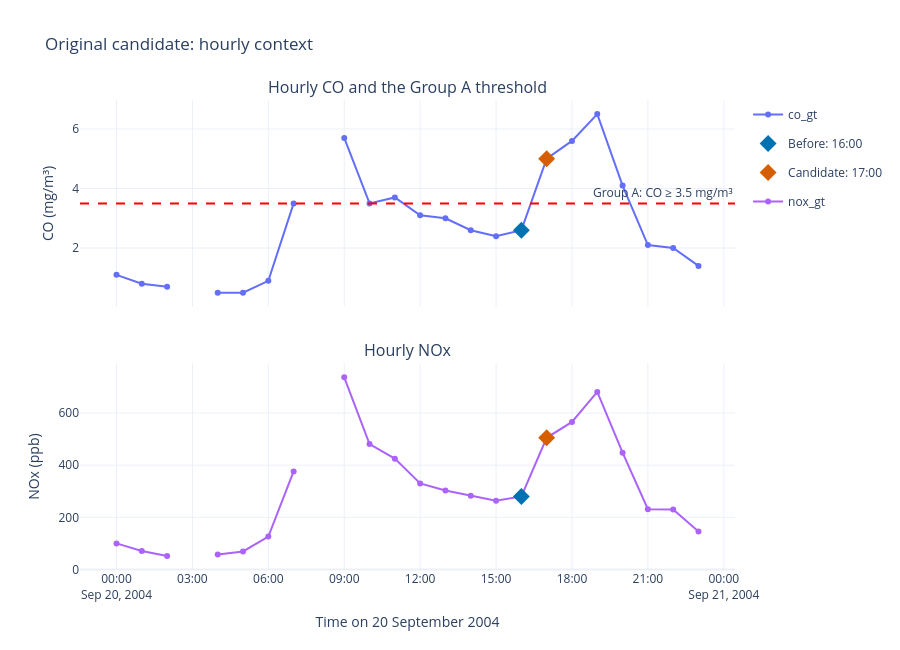
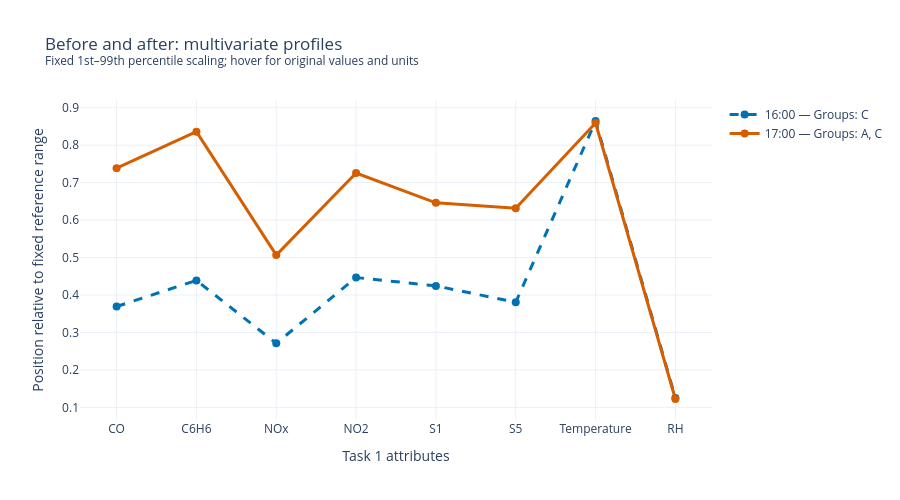

The notebook cell these images were saved under, in order:
### Markdown cell above
## 4. Interactive re-examination of the original candidate

The original candidate, 20 September 2004 at 17:00, is
re-examined using interactive hourly views and a comparison
of the multivariate profiles immediately before and after it.

The views distinguish changes in group membership from
changes in pollutant, sensor and environmental attributes.
Groups may overlap.

### Code cell
import pandas as pd
import numpy as np
import plotly.graph_objects as go
from plotly.subplots import make_subplots

# ---------- Prepare a separate plotting copy ----------
event_data = df.copy()
event_data["timestamp"] = pd.to_datetime(
    event_data["timestamp"]
)

# Keep the original Task 1 group definitions.
event_data["group_a"] = event_data["co_gt"] >= 3.5
event_data["group_b"] = (
    (event_data["co_gt"] <= 0.9)
    & (event_data["nox_gt"] <= 90)
)
event_data["group_c"] = (
    (event_data["t"] >= 26)
    & (event_data["rh"] <= 35)
)
event_data["group_d"] = event_data["t"] <= 10

def membership_label(row):
    groups = [
        name
        for name, column in [
            ("A", "group_a"),
            ("B", "group_b"),
            ("C", "group_c"),
            ("D", "group_d")
        ]
        if row[column]
    ]
    return ", ".join(groups) if groups else "None"

event_data["memberships"] = event_data.apply(
    membership_label, axis=1
)

before_time = pd.Timestamp("2004-09-20 16:00")
after_time = pd.Timestamp("2004-09-20 17:00")

indexed = event_data.set_index("timestamp").sort_index()

assert indexed.index.is_unique, "Duplicate timestamps found."
assert before_time in indexed.index
assert after_time in indexed.index

# Reindex to all 24 hours: missing observations remain gaps.
day_index = pd.date_range(
    "2004-09-20 00:00",
    "2004-09-20 23:00",
    freq="h"
)
event_day = indexed.reindex(day_index)

profiles = indexed.loc[[before_time, after_time]].copy()

# ---------- Figure 1: interactive hourly context ----------
fig = make_subplots(
    rows=2,
    cols=1,
    shared_xaxes=True,
    subplot_titles=[
        "Hourly CO and the Group A threshold",
        "Hourly NOx"
    ],
    vertical_spacing=0.12
)

for row_number, column, unit in [
    (1, "co_gt", "mg/m³"),
    (2, "nox_gt", "ppb")
]:
    fig.add_trace(
        go.Scatter(
            x=event_day.index,
            y=event_day[column],
            mode="lines+markers",
            connectgaps=False,
            name=column,
            customdata=event_day["memberships"]
                .fillna("Missing complete observation")
                .to_numpy(),
            hovertemplate=(
                "%{x|%d %b %H:%M}"
                f"<br>Value: %{{y:.2f}} {unit}"
                "<br>Groups: %{customdata}"
                "<extra></extra>"
            )
        ),
        row=row_number,
        col=1
    )

    for timestamp, colour, label in [
        (before_time, "#0072B2", "Before: 16:00"),
        (after_time, "#D55E00", "Candidate: 17:00")
    ]:
        fig.add_trace(
            go.Scatter(
                x=[timestamp],
                y=[indexed.loc[timestamp, column]],
                mode="markers",
                marker=dict(
                    size=13,
                    color=colour,
                    symbol="diamond"
                ),
                name=label,
                legendgroup=label,
                showlegend=(row_number == 1),
                hovertemplate=(
                    f"{label}"
                    f"<br>%{{y:.2f}} {unit}"
                    "<extra></extra>"
                )
            ),
            row=row_number,
            col=1
        )

fig.add_hline(
    y=3.5,
    line_dash="dash",
    line_color="red",
    annotation_text="Group A: CO ≥ 3.5 mg/m³",
    row=1,
    col=1
)

fig.update_yaxes(title_text="CO (mg/m³)", row=1, col=1)
fig.update_yaxes(title_text="NOx (ppb)", row=2, col=1)
fig.update_xaxes(title_text="Time on 20 September 2004", row=2, col=1)

fig.update_layout(
    title="Original candidate: hourly context",
    template="plotly_white",
    height=650,
    hovermode="x unified"
)

fig.show()

# ---------- Figure 2: interactive multivariate profiles ----------
attributes = [
    "co_gt", "c6h6_gt", "nox_gt", "no2_gt",
    "s1_co", "s5_o3", "t", "rh"
]

labels = [
    "CO", "C6H6", "NOx", "NO2",
    "S1", "S5", "Temperature", "RH"
]

units = [
    "mg/m³", "µg/m³", "ppb", "µg/m³",
    "sensor response", "sensor response", "°C", "%"
]

# Fixed reference scale across the complete dataset.
# Values outside this range are retained, not clipped.
lower = event_data[attributes].quantile(0.01)
upper = event_data[attributes].quantile(0.99)
span = (upper - lower).replace(0, np.nan)

profile_fig = go.Figure()

for timestamp, colour, dash in [
    (before_time, "#0072B2", "dash"),
    (after_time, "#D55E00", "solid")
]:
    record = profiles.loc[timestamp]
    raw_values = record[attributes].astype(float)
    scaled_values = (raw_values - lower) / span

    hover_details = [
        f"{label}: {value:.2f} {unit}"
        for label, value, unit
        in zip(labels, raw_values, units)
    ]

    profile_fig.add_trace(
        go.Scatter(
            x=labels,
            y=scaled_values,
            mode="lines+markers",
            name=(
                f"{timestamp:%H:%M} — "
                f"Groups: {record['memberships']}"
            ),
            line=dict(color=colour, dash=dash, width=3),
            marker=dict(size=8),
            text=hover_details,
            hovertemplate="%{text}<extra>%{fullData.name}</extra>"
        )
    )

profile_fig.update_layout(
    title=(
        "Before and after: multivariate profiles"
        "<br><sup>Fixed 1st–99th percentile scaling; "
        "hover for original values and units</sup>"
    ),
    xaxis_title="Task 1 attributes",
    yaxis_title="Position relative to fixed reference range",
    template="plotly_white",
    height=500,
    hovermode="closest"
)

profile_fig.show()

# Exact membership audit.
display(
    profiles[
        attributes
        + ["group_a", "group_b", "group_c", "group_d", "memberships"]
    ]
)

### Figure 1 — Plotly figure (JSON) as saved in the notebook; plotly's stock layout.template omitted (floating-point values rounded to 4 significant figures)
{"data": [{"connectgaps": false, "customdata": ["None", "B", "B", "Missing complete observation", "B", "B", "None", "A", "Missing complete observation", "A", "A", "A, C", "C", "C", "C", "C", "C", "A, C", "A, C", "A, C", "A, C", "None", "None", "None"], "hovertemplate": "%{x|%d %b %H:%M}<br>Value: %{y:.2f} mg/m³<br>Groups: %{customdata}<extra></extra>", "mode": "lines+markers", "name": "co_gt", "type": "scatter", "x": ["2004-09-20T00:00:00.000000", "2004-09-20T01:00:00.000000", "2004-09-20T02:00:00.000000", "2004-09-20T03:00:00.000000", "2004-09-20T04:00:00.000000", "2004-09-20T05:00:00.000000", "2004-09-20T06:00:00.000000", "2004-09-20T07:00:00.000000", "2004-09-20T08:00:00.000000", "2004-09-20T09:00:00.000000", "2004-09-20T10:00:00.000000", "2004-09-20T11:00:00.000000", "2004-09-20T12:00:00.000000", "2004-09-20T13:00:00.000000", "2004-09-20T14:00:00.000000", "2004-09-20T15:00:00.000000", "2004-09-20T16:00:00.000000", "2004-09-20T17:00:00.000000", "2004-09-20T18:00:00.000000", "2004-09-20T19:00:00.000000", "2004-09-20T20:00:00.000000", "2004-09-20T21:00:00.000000", "2004-09-20T22:00:00.000000", "2004-09-20T23:00:00.000000"], "xaxis": "x", "y": [1.1, 0.8, 0.7, NaN, 0.5, 0.5, 0.9, 3.5, NaN, 5.7, 3.5, 3.7, 3.1, 3.0, 2.6, 2.4, 2.6, 5.0, 5.6, 6.5, 4.1, 2.1, 2.0, 1.4], "yaxis": "y"}, {"hovertemplate": "Before: 16:00<br>%{y:.2f} mg/m³<extra></extra>", "legendgroup": "Before: 16:00", "marker": {"color": "#0072B2", "size": 13, "symbol": "diamond"}, "mode": "markers", "name": "Before: 16:00", "showlegend": true, "type": "scatter", "x": ["2004-09-20T16:00:00"], "xaxis": "x", "y": [2.6], "yaxis": "y"}, {"hovertemplate": "Candidate: 17:00<br>%{y:.2f} mg/m³<extra></extra>", "legendgroup": "Candidate: 17:00", "marker": {"color": "#D55E00", "size": 13, "symbol": "diamond"}, "mode": "markers", "name": "Candidate: 17:00", "showlegend": true, "type": "scatter", "x": ["2004-09-20T17:00:00"], "xaxis": "x", "y": [5], "yaxis": "y"}, {"connectgaps": false, "customdata": ["None", "B", "B", "Missing complete observation", "B", "B", "None", "A", "Missing complete observation", "A", "A", "A, C", "C", "C", "C", "C", "C", "A, C", "A, C", "A, C", "A, C", "None", "None", "None"], "hovertemplate": "%{x|%d %b %H:%M}<br>Value: %{y:.2f} ppb<br>Groups: %{customdata}<extra></extra>", "mode": "lines+markers", "name": "nox_gt", "type": "scatter", "x": ["2004-09-20T00:00:00.000000", "2004-09-20T01:00:00.000000", "2004-09-20T02:00:00.000000", "2004-09-20T03:00:00.000000", "2004-09-20T04:00:00.000000", "2004-09-20T05:00:00.000000", "2004-09-20T06:00:00.000000", "2004-09-20T07:00:00.000000", "2004-09-20T08:00:00.000000", "2004-09-20T09:00:00.000000", "2004-09-20T10:00:00.000000", "2004-09-20T11:00:00.000000", "2004-09-20T12:00:00.000000", "2004-09-20T13:00:00.000000", "2004-09-20T14:00:00.000000", "2004-09-20T15:00:00.000000", "2004-09-20T16:00:00.000000", "2004-09-20T17:00:00.000000", "2004-09-20T18:00:00.000000", "2004-09-20T19:00:00.000000", "2004-09-20T20:00:00.000000", "2004-09-20T21:00:00.000000", "2004-09-20T22:00:00.000000", "2004-09-20T23:00:00.000000"], "xaxis": "x2", "y": [100.0, 71.0, 52.0, NaN, 57.0, 69.0, 126.0, 376.0, NaN, 737.0, 481.0, 425.0, 330.0, 303.0, 283.0, 264.0, 280.0, 505.0, 566.0, 681.0, 448.0, 231.0, 230.0, 146.0], "yaxis": "y2"}, {"hovertemplate": "Before: 16:00<br>%{y:.2f} ppb<extra></extra>", "legendgroup": "Before: 16:00", "marker": {"color": "#0072B2", "size": 13, "symbol": "diamond"}, "mode": "markers", "name": "Before: 16:00", "showlegend": false, "type": "scatter", "x": ["2004-09-20T16:00:00"], "xaxis": "x2", "y": [280], "yaxis": "y2"}, {"hovertemplate": "Candidate: 17:00<br>%{y:.2f} ppb<extra></extra>", "legendgroup": "Candidate: 17:00", "marker": {"color": "#D55E00", "size": 13, "symbol": "diamond"}, "mode": "markers", "name": "Candidate: 17:00", "showlegend": false, "type": "scatter", "x": ["2004-09-20T17:00:00"], "xaxis": "x2", "y": [505], "yaxis": "y2"}], "layout": {"annotations": [{"font": {"size": 16}, "showarrow": false, "text": "Hourly CO and the Group A threshold", "x": 0.5, "xanchor": "center", "xref": "paper", "y": 1, "yanchor": "bottom", "yref": "paper"}, {"font": {"size": 16}, "showarrow": false, "text": "Hourly NOx", "x": 0.5, "xanchor": "center", "xref": "paper", "y": 0.44, "yanchor": "bottom", "yref": "paper"}, {"showarrow": false, "text": "Group A: CO ≥ 3.5 mg/m³", "x": 1, "xanchor": "right", "xref": "x domain", "y": 3.5, "yanchor": "bottom", "yref": "y"}], "height": 650, "hovermode": "x unified", "shapes": [{"line": {"color": "red", "dash": "dash"}, "type": "line", "x0": 0, "x1": 1, "xref": "x domain", "y0": 3.5, "y1": 3.5, "yref": "y"}], "title": {"text": "Original candidate: hourly context"}, "xaxis": {"anchor": "y", "domain": [0, 1], "matches": "x2", "showticklabels": false}, "xaxis2": {"anchor": "y2", "domain": [0, 1], "title": {"text": "Time on 20 September 2004"}}, "yaxis": {"anchor": "x", "domain": [0.56, 1], "title": {"text": "CO (mg/m³)"}}, "yaxis2": {"anchor": "x2", "domain": [0, 0.44], "title": {"text": "NOx (ppb)"}}}}

### Figure 2 — Plotly figure (JSON) as saved in the notebook; plotly's stock layout.template omitted (floating-point values rounded to 4 significant figures)
{"data": [{"hovertemplate": "%{text}<extra>%{fullData.name}</extra>", "line": {"color": "#0072B2", "dash": "dash", "width": 3}, "marker": {"size": 8}, "mode": "lines+markers", "name": "16:00 — Groups: C", "text": ["CO: 2.60 mg/m³", "C6H6: 15.50 µg/m³", "NOx: 280.00 ppb", "NO2: 124.00 µg/m³", "S1: 1169.00 sensor response", "S5: 1025.00 sensor response", "Temperature: 34.30 °C", "RH: 23.20 %"], "type": "scatter", "x": ["CO", "C6H6", "NOx", "NO2", "S1", "S5", "Temperature", "RH"], "y": [0.3692, 0.4388, 0.2708, 0.4465, 0.4242, 0.3806, 0.8644, 0.1252]}, {"hovertemplate": "%{text}<extra>%{fullData.name}</extra>", "line": {"color": "#D55E00", "dash": "solid", "width": 3}, "marker": {"size": 8}, "mode": "lines+markers", "name": "17:00 — Groups: A, C", "text": ["CO: 5.00 mg/m³", "C6H6: 28.80 µg/m³", "NOx: 505.00 ppb", "NO2: 184.00 µg/m³", "S1: 1386.00 sensor response", "S5: 1469.00 sensor response", "Temperature: 34.10 °C", "RH: 23.00 %"], "type": "scatter", "x": ["CO", "C6H6", "NOx", "NO2", "S1", "S5", "Temperature", "RH"], "y": [0.7385, 0.8358, 0.5065, 0.7256, 0.6461, 0.6316, 0.8591, 0.1223]}], "layout": {"height": 500, "hovermode": "closest", "title": {"text": "Before and after: multivariate profiles<br><sup>Fixed 1st–99th percentile scaling; hover for original values and units</sup>"}, "xaxis": {"title": {"text": "Task 1 attributes"}}, "yaxis": {"title": {"text": "Position relative to fixed reference range"}}}}
